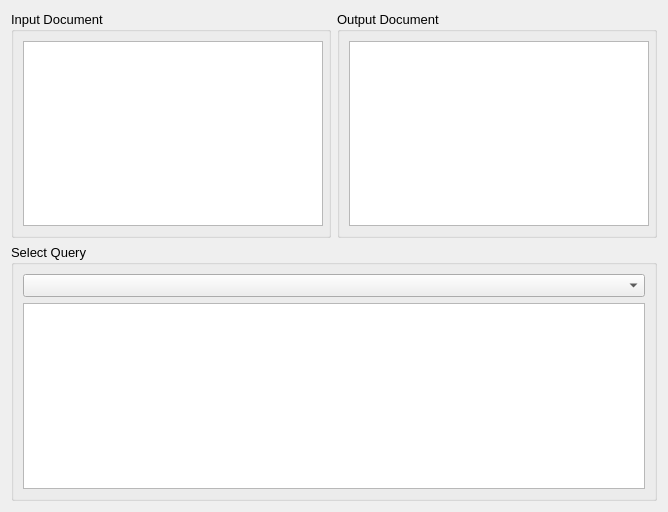
<?xml version="1.0" encoding="UTF-8"?>
<ui version="4.0">
 <class>XmlPatterns</class>
 <widget class="QWidget" name="XmlPatterns">
  <property name="windowTitle">
   <string/>
  </property>
  <property name="minimumSize">
   <size>
    <width>350</width>
    <height>450</height>
   </size>
  </property>
  <property name="geometry">
   <rect>
    <x>0</x>
    <y>0</y>
    <width>668</width>
    <height>512</height>
   </rect>
  </property>
  <layout class="QGridLayout" name="gridLayout">
   <item row="0" column="0">
    <widget class="QGroupBox" name="inputGroupBox">
     <property name="title">
      <string>Input Document</string>
     </property>
     <property name="sizePolicy">
      <sizepolicy hsizetype="Expanding" vsizetype="Expanding">
       <horstretch>0</horstretch>
       <verstretch>0</verstretch>
      </sizepolicy>
     </property>
     <property name="minimumSize">
      <size>
       <width>0</width>
       <height>0</height>
      </size>
     </property>
     <property name="font">
      <font>
       <pointsize>10</pointsize>
      </font>
     </property>
     <layout class="QVBoxLayout" name="verticalLayout">
      <item>
       <widget class="QTextEdit" name="inputTextEdit">
        <property name="readOnly">
         <bool>true</bool>
        </property>
        <property name="sizePolicy">
         <sizepolicy hsizetype="Expanding" vsizetype="Expanding">
          <horstretch>0</horstretch>
          <verstretch>0</verstretch>
         </sizepolicy>
        </property>
        <property name="minimumSize">
         <size>
          <width>300</width>
          <height>0</height>
         </size>
        </property>
       </widget>
      </item>
     </layout>
    </widget>
   </item>
   <item row="0" column="1">
    <widget class="QGroupBox" name="outputGroupBox">
     <property name="title">
      <string>Output Document</string>
     </property>
     <property name="sizePolicy">
      <sizepolicy hsizetype="Expanding" vsizetype="Expanding">
       <horstretch>0</horstretch>
       <verstretch>0</verstretch>
      </sizepolicy>
     </property>
     <property name="minimumSize">
      <size>
       <width>0</width>
       <height>0</height>
      </size>
     </property>
     <property name="font">
      <font>
       <pointsize>10</pointsize>
      </font>
     </property>
     <layout class="QVBoxLayout" name="verticalLayout_2">
      <item>
       <widget class="QTextEdit" name="outputTextEdit">
        <property name="readOnly">
         <bool>true</bool>
        </property>
        <property name="acceptRichText">
         <bool>false</bool>
        </property>
        <property name="sizePolicy">
         <sizepolicy hsizetype="Expanding" vsizetype="Expanding">
          <horstretch>0</horstretch>
          <verstretch>0</verstretch>
         </sizepolicy>
        </property>
        <property name="minimumSize">
         <size>
          <width>300</width>
          <height>0</height>
         </size>
        </property>
       </widget>
      </item>
     </layout>
    </widget>
   </item>
   <item row="1" column="0" colspan="2">
    <widget class="QGroupBox" name="queryGroupBox">
     <property name="title">
      <string>Select Query</string>
     </property>
     <property name="sizePolicy">
      <sizepolicy hsizetype="Expanding" vsizetype="Expanding">
       <horstretch>0</horstretch>
       <verstretch>0</verstretch>
      </sizepolicy>
     </property>
     <property name="minimumSize">
      <size>
       <width>0</width>
       <height>0</height>
      </size>
     </property>
     <property name="font">
      <font>
       <pointsize>10</pointsize>
      </font>
     </property>
     <layout class="QVBoxLayout" name="verticalLayout_3">
      <item>
       <widget class="QComboBox" name="defaultQueries">
        <property name="sizePolicy">
         <sizepolicy hsizetype="Expanding" vsizetype="Fixed">
          <horstretch>0</horstretch>
          <verstretch>0</verstretch>
         </sizepolicy>
        </property>
       </widget>
      </item>
      <item>
       <widget class="QTextEdit" name="queryTextEdit">
        <property name="readOnly">
         <bool>true</bool>
        </property>
        <property name="acceptRichText">
         <bool>false</bool>
        </property>
        <property name="sizePolicy">
         <sizepolicy hsizetype="Expanding" vsizetype="Expanding">
          <horstretch>0</horstretch>
          <verstretch>0</verstretch>
         </sizepolicy>
        </property>
        <property name="minimumSize">
         <size>
          <width>300</width>
          <height>0</height>
         </size>
        </property>
       </widget>
      </item>
     </layout>
    </widget>
   </item>
  </layout>
 </widget>
 <resources/>
 <connections/>
</ui>
